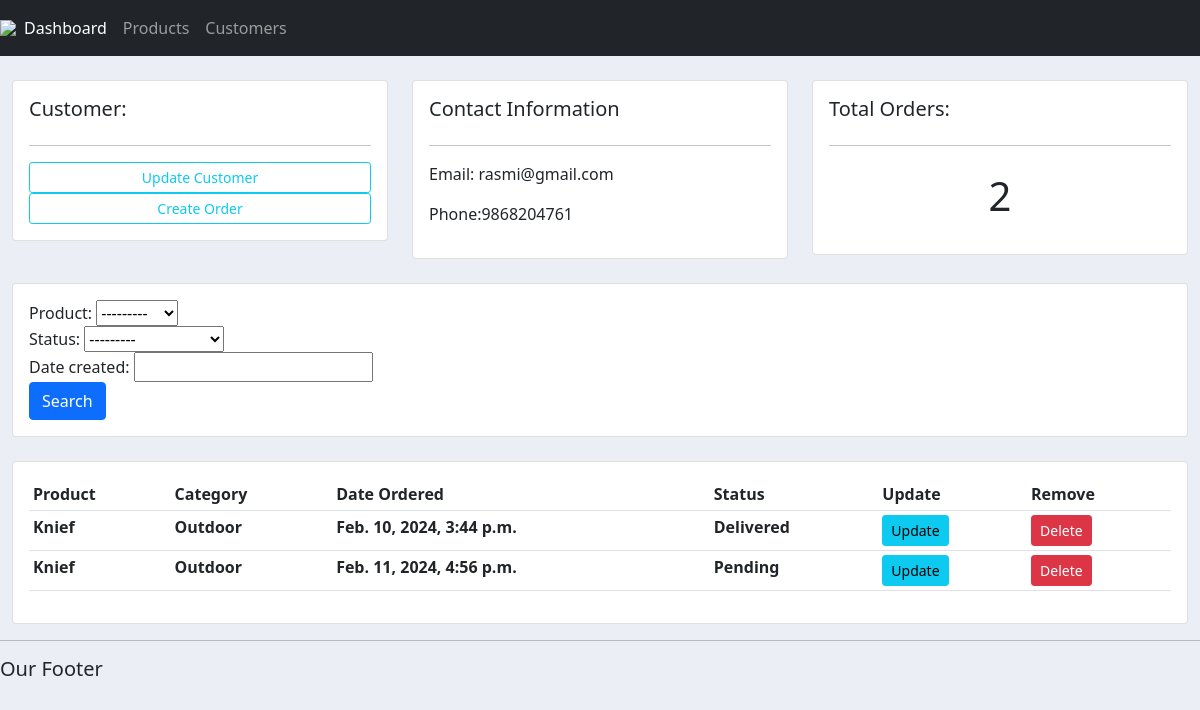
The app's page /customer/2/, older data.
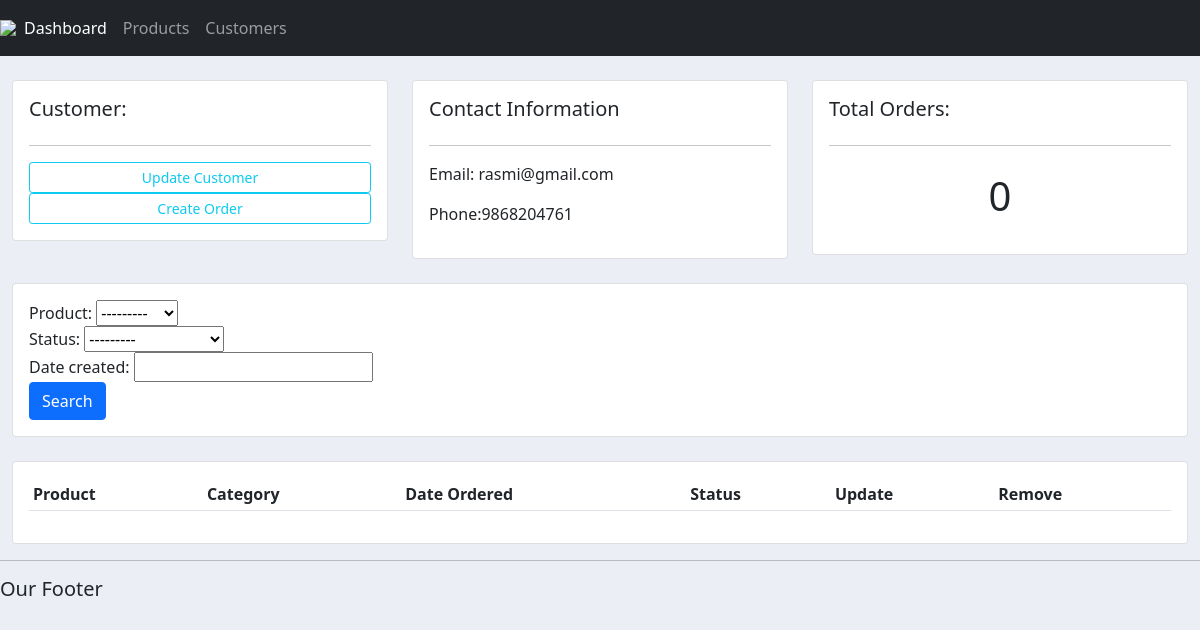
The same page, newer data.
### accounts/models.py (models this page shows, shortened)
class Order(models.Model):
    STATUS=(
                ('Pending', 'Pending'),
                ('Out for delivery', 'Out for delivery'),
                ('Delivered', 'Delivered'),
            )
    customer = models.ForeignKey(Customer, null = True, on_delete = models.SET_NULL)
    product = models.ForeignKey(Product, null = True, on_delete = models.SET_NULL)
    date_created = models.DateTimeField(auto_now_add = True, null = True)
    status = models.CharField(max_length=200, null=True, choices=STATUS)

class Product(models.Model):
    CATEGORY = (
                    ('Indoor', 'Indoor'),
                    ('Outdoor', 'Outdoor')
                )
    name = models.CharField(max_length=200, null = True)
    price =models.FloatField(null=True)
    category = models.CharField(max_length=200, null = True, choices= CATEGORY)
    description = models.CharField(max_length=200, null = True, blank = True)
    date_created = models.DateTimeField(auto_now_add = True, null = True)
    tags = models.ManyToManyField(Tag)
    def __str__(self):
        return self.name

### accounts/views.py (the view)
# urls.py: path('customer/<str:pk_test>/', views.customer, name='customer'),
def customer(request, pk_test):
    customer = Customer.objects.get(id=pk_test)
    orders =customer.order_set.all() #child from models
    orders_count = orders.count()
    myFilter = OderFilter(request.GET, queryset=orders)
    orders = myFilter.qs
    context = {'customer': customer,'orders': orders, 'orders_count': orders_count, 'myFilter':myFilter}
    return render(request, 'accounts/customers.html', context)

### accounts/templates/accounts/customers.html
{% extends 'accounts/main.html' %}
{% block content %}
<br>
<div class="row">
    <div class="col-md">
        <div class="card card-body">
            <h5> Customer:</h5>
            <hr>
            <a class="btn btn-outline-info btn-sm btn-block" href="">Update Customer</a>
            <a class="btn btn-outline-info btn-sm btn-block" href="{% url 'create_order' customer.id %}">Create Order</a>
        </div>
    </div>
    <div class="col-md">
        <div class="card card-body">
            <h5> Contact Information</h5>
            <hr>
            <p>Email: {{customer.email}}</p>
            <p>Phone:{{customer.phone}}</p>
        </div>
    </div>
    <div class="col-md">
        <div class="card card-body">
            <h5> Total Orders:</h5>
            <hr>
            <h1 style="text-align: center; padding: 10px">{{orders_count}}</h1>
        </div>
    </div>
</div>
<br>
<div class="row">
    <div class="col">
        <div class="card card-body">
            <form method="get">
                {{myFilter.form}}
                <button class="btn btn-primary" type="submit"> Search</button>
            </form>
        </div>
    </div>
</div>
<br>
<div class="row">
    <div class="col-md">
        <div class="card card-body">
            <table class="table table-sm">
                <tr>
                    <th> Product</th>
                    <th> Category</th>
                    <th> Date Ordered</th>
                    <th> Status</th>
                    <th> Update</th>
                    <th> Remove</th>
                </tr>
                {% for order in orders %}
                <tr>
                    <th>{{order.product}}</th>
                    <th>{{order.product.category}}</th>
                    <th>{{order.date_created}}</th>
                    <th>{{order.status}}</th>
                    <th><a class ="btn btn-sm btn-info" href="{% url 'update_order' order.id %}">Update</a></th>
                    <th><a class ="btn btn-sm btn-danger" href ="{% url 'delete_order' order.id %}"> Delete</a></th>
                </tr>
                {% endfor %}
            </table>
        </div>
    </div>
</div>
</div>
{% endblock %}

Row changes from the older to the newer data that the page shows:
removed Order: product "Knief", product.category "Outdoor", date_created "Feb. 10, 2024, 3:44 p.m.", status "Delivered"
removed Order: product "Knief", product.category "Outdoor", date_created "Feb. 11, 2024, 4:56 p.m.", status "Pending"
Text that changed along with them:
{{ orders_count }}: "2" → "0"
